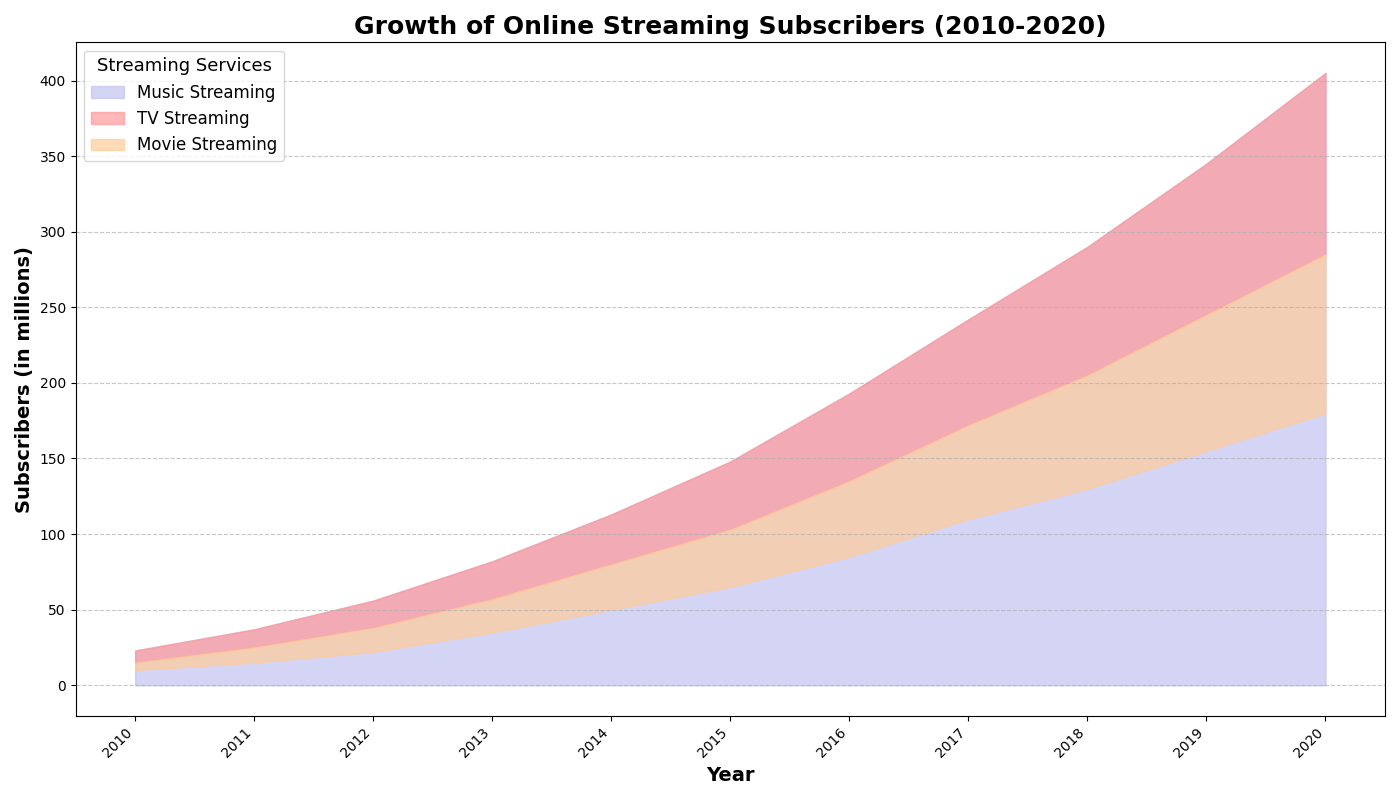

Here is the Python script that generated this plot:
import matplotlib.pyplot as plt
import numpy as np

# Data
years = np.arange(2010, 2021)
movie_streaming = np.array([10, 15, 22, 35, 50, 65, 85, 110, 130, 155, 180])
tv_streaming = np.array([5, 10, 16, 22, 30, 38, 50, 62, 75, 90, 105])
music_streaming = np.array([8, 12, 18, 25, 33, 45, 58, 70, 85, 100, 120])

# Create a stacked cumulative data array
movie_cum = np.array(movie_streaming)
tv_cum = movie_cum + np.array(tv_streaming)
music_cum = tv_cum + np.array(music_streaming)

# Plotting the area chart
fig, ax = plt.subplots(figsize=(14, 8))

ax.fill_between(years, music_cum, color='#c2c2f0', alpha=0.7, label='Music Streaming')  # Changed color
ax.fill_between(years, tv_cum, music_cum, color='#ff9999', alpha=0.7, label='TV Streaming')  # Changed color
ax.fill_between(years, movie_cum, tv_cum, color='#ffcc99', alpha=0.7, label='Movie Streaming')  # Changed color

# Title and labels
ax.set_title('Growth of Online Streaming Subscribers (2010-2020)', fontsize=18, fontweight='bold')
ax.set_xlabel('Year', fontsize=14, fontweight='bold')
ax.set_ylabel('Subscribers (in millions)', fontsize=14, fontweight='bold')

# Legend
ax.legend(loc='upper left', fontsize=12, title='Streaming Services', title_fontsize='13')

# Grid and layout
ax.grid(axis='y', linestyle='--', alpha=0.7)
ax.set_xticks(years)
ax.set_xticklabels(years, rotation=45, ha='right')
ax.set_yticks(np.arange(0, 401, 50))
plt.tight_layout()

# Display the chart
plt.show()
